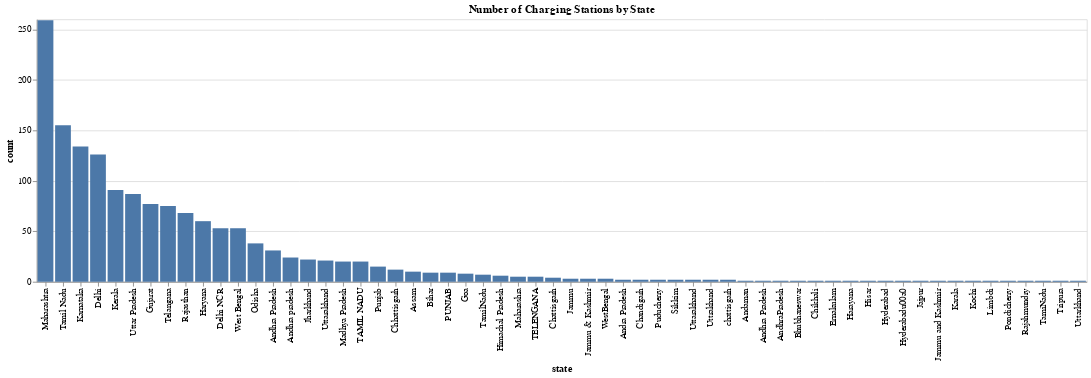

The notebook cell this image was saved under:
### Code cell
# prompt: visualise which state has more charging station

# Assuming 'data3' contains information about charging stations and their states
state_counts = data3.groupby('state')['name'].count().reset_index(name='count')

# Create a bar chart to visualize the number of charging stations per state
chart = alt.Chart(state_counts).mark_bar().encode(
    x=alt.X('state', sort='-y'),
    y='count'
).properties(
    title='Number of Charging Stations by State'
)

# Display the chart
chart

### Figure 1 — Vega-Lite specification as saved in the notebook (floating-point values rounded to 4 significant figures)
{"config": {"view": {"continuousWidth": 400, "continuousHeight": 300}}, "data": {"name": "data-ada82c08b72ac30843b4e9e8dfeb5a56"}, "mark": "bar", "encoding": {"x": {"field": "state", "sort": "-y", "type": "nominal"}, "y": {"field": "count", "type": "quantitative"}}, "title": "Number of Charging Stations by State", "$schema": "https://vega.github.io/schema/vega-lite/v4.17.0.json", "datasets": {"data-ada82c08b72ac30843b4e9e8dfeb5a56": [{"state": "Andaman", "count": 1}, {"state": "Andhra Pradesh", "count": 31}, {"state": "Andhra Pradesh ", "count": 1}, {"state": "Andhra pradesh", "count": 24}, {"state": "AndhraPradesh", "count": 1}, {"state": "Andra Pradesh", "count": 2}, {"state": "Assam", "count": 10}, {"state": "Bhubhaneswar", "count": 1}, {"state": "Bihar", "count": 9}, {"state": "Chandigarh", "count": 2}, {"state": "Chattisgarh", "count": 4}, {"state": "Chhattisgarh", "count": 12}, {"state": "Chikhali", "count": 1}, {"state": "Delhi", "count": 126}, {"state": "Delhi NCR", "count": 53}, {"state": "Ernakulam", "count": 1}, {"state": "Goa", "count": 8}, {"state": "Gujarat", "count": 77}, {"state": "Harayana", "count": 1}, {"state": "Haryana", "count": 60}, {"state": "Himachal Pradesh", "count": 6}, {"state": "Hisar", "count": 1}, {"state": "Hyderabad", "count": 1}, {"state": "Hyderabadu00a0", "count": 1}, {"state": "Jajpur", "count": 1}, {"state": "Jammu", "count": 3}, {"state": "Jammu & Kashmir", "count": 3}, {"state": "Jammu and Kashmir", "count": 1}, {"state": "Jharkhand", "count": 22}, {"state": "Karala", "count": 1}, {"state": "Karnataka", "count": 134}, {"state": "Kerala", "count": 91}, {"state": "Kochi", "count": 1}, {"state": "Limbdi", "count": 1}, {"state": "Madhya Pradesh", "count": 20}, {"state": "Maharashra", "count": 5}, {"state": "Maharashtra", "count": 259}, {"state": "Odisha", "count": 38}, {"state": "PUNJAB", "count": 9}, {"state": "Pondicherry", "count": 1}, {"state": "Puducherry", "count": 2}, {"state": "Punjab", "count": 15}, {"state": "Rajahmundry", "count": 1}, {"state": "Rajasthan", "count": 68}, {"state": "Sikkim", "count": 2}, {"state": "TAMIL NADU", "count": 20}, {"state": "TELENGANA", "count": 5}, {"state": "TamiNadu", "count": 1}, {"state": "Tamil Nadu", "count": 155}, {"state": "TamilNadu", "count": 7}, {"state": "Telangana", "count": 75}, {"state": "Tripura", "count": 1}, {"state": "Uttar Pradesh", "count": 87}, {"state": "Uttarakhand", "count": 21}, {"state": "Uttarakhand ", "count": 2}, {"state": "Uttarkhand", "count": 1}, {"state": "Uttrakhand", "count": 2}, {"state": "West Bengal", "count": 53}, {"state": "WestBengal", "count": 3}, {"state": "chattisgarh", "count": 2}]}}
